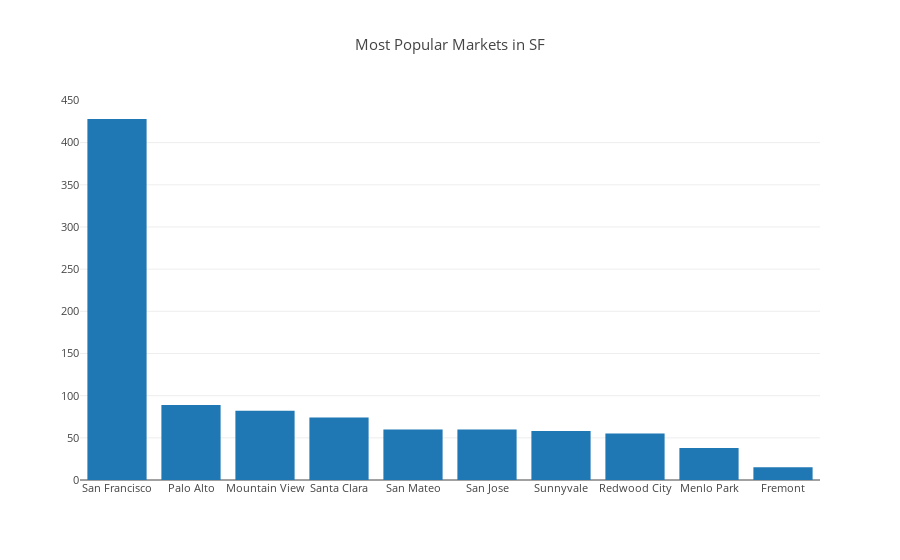

Notebook cell for this chart:
### Code cell
popular_cities_bar = [go.Bar(
            x=popular_cities.keys()[:10],
            y=[popular_cities[key] for key in popular_cities.keys()[:10]]
    )]

iplot({'data':popular_cities_bar, 'layout':{'title': 'Most Popular Markets in SF',
                          'font': dict(size=11)}}, filename='basic-bar')

### Figure 1 — Plotly figure (JSON) as saved in the notebook; plotly's stock layout.template omitted (floating-point values rounded to 4 significant figures)
{"data": [{"type": "bar", "uid": "2d346c92-dc92-11e8-9400-6a000073fc60", "x": ["San Francisco", "Palo Alto", "Mountain View", "Santa Clara", "San Mateo", "San Jose", "Sunnyvale", "Redwood City", "Menlo Park", "Fremont"], "y": [428, 89, 82, 74, 60, 60, 58, 55, 38, 15]}], "layout": {"font": {"size": 11}, "title": "Most Popular Markets in SF"}}
